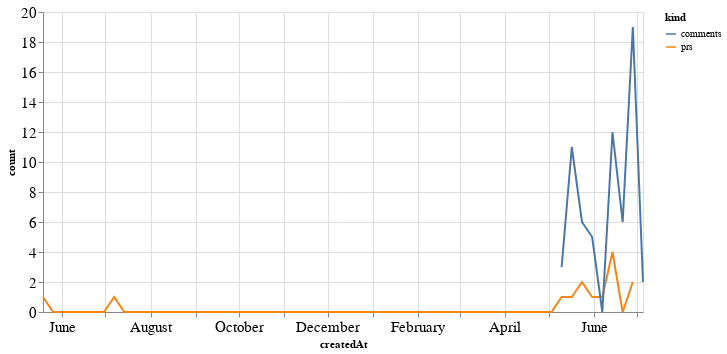

Source (notebook cell):
### Code cell
alt.Chart(total_time, width=600).mark_line().encode(
    x='createdAt',
    y='count',
    color='kind'
)

### Figure 1 — Vega-Lite specification as saved in the notebook (floating-point values rounded to 4 significant figures)
{"config": {"axisLeft": {"labelFontSize": 15}, "axisBottom": {"labelFontSize": 15}}, "data": {"name": "data-d1d8cadd1a1d37ada2d37231dc8c05f3"}, "mark": "line", "encoding": {"color": {"type": "nominal", "field": "kind"}, "x": {"type": "temporal", "field": "createdAt"}, "y": {"type": "quantitative", "field": "count"}}, "width": 600, "$schema": "https://vega.github.io/schema/vega-lite/v4.8.1.json", "datasets": {"data-d1d8cadd1a1d37ada2d37231dc8c05f3": [{"createdAt": "2019-05-19T00:00:00", "kind": "prs", "count": 1.0}, {"createdAt": "2019-05-26T00:00:00", "kind": "prs", "count": 0.0}, {"createdAt": "2019-06-02T00:00:00", "kind": "prs", "count": 0.0}, {"createdAt": "2019-06-09T00:00:00", "kind": "prs", "count": 0.0}, {"createdAt": "2019-06-16T00:00:00", "kind": "prs", "count": 0.0}, {"createdAt": "2019-06-23T00:00:00", "kind": "prs", "count": 0.0}, {"createdAt": "2019-06-30T00:00:00", "kind": "prs", "count": 0.0}, {"createdAt": "2019-07-07T00:00:00", "kind": "prs", "count": 1.0}, {"createdAt": "2019-07-14T00:00:00", "kind": "prs", "count": 0.0}, {"createdAt": "2019-07-21T00:00:00", "kind": "prs", "count": 0.0}, {"createdAt": "2019-07-28T00:00:00", "kind": "prs", "count": 0.0}, {"createdAt": "2019-08-04T00:00:00", "kind": "prs", "count": 0.0}, {"createdAt": "2019-08-11T00:00:00", "kind": "prs", "count": 0.0}, {"createdAt": "2019-08-18T00:00:00", "kind": "prs", "count": 0.0}, {"createdAt": "2019-08-25T00:00:00", "kind": "prs", "count": 0.0}, {"createdAt": "2019-09-01T00:00:00", "kind": "prs", "count": 0.0}, {"createdAt": "2019-09-08T00:00:00", "kind": "prs", "count": 0.0}, {"createdAt": "2019-09-15T00:00:00", "kind": "prs", "count": 0.0}, {"createdAt": "2019-09-22T00:00:00", "kind": "prs", "count": 0.0}, {"createdAt": "2019-09-29T00:00:00", "kind": "prs", "count": 0.0}, {"createdAt": "2019-10-06T00:00:00", "kind": "prs", "count": 0.0}, {"createdAt": "2019-10-13T00:00:00", "kind": "prs", "count": 0.0}, {"createdAt": "2019-10-20T00:00:00", "kind": "prs", "count": 0.0}, {"createdAt": "2019-10-27T00:00:00", "kind": "prs", "count": 0.0}, {"createdAt": "2019-11-03T00:00:00", "kind": "prs", "count": 0.0}, {"createdAt": "2019-11-10T00:00:00", "kind": "prs", "count": 0.0}, {"createdAt": "2019-11-17T00:00:00", "kind": "prs", "count": 0.0}, {"createdAt": "2019-11-24T00:00:00", "kind": "prs", "count": 0.0}, {"createdAt": "2019-12-01T00:00:00", "kind": "prs", "count": 0.0}, {"createdAt": "2019-12-08T00:00:00", "kind": "prs", "count": 0.0}, {"createdAt": "2019-12-15T00:00:00", "kind": "prs", "count": 0.0}, {"createdAt": "2019-12-22T00:00:00", "kind": "prs", "count": 0.0}, {"createdAt": "2019-12-29T00:00:00", "kind": "prs", "count": 0.0}, {"createdAt": "2020-01-05T00:00:00", "kind": "prs", "count": 0.0}, {"createdAt": "2020-01-12T00:00:00", "kind": "prs", "count": 0.0}, {"createdAt": "2020-01-19T00:00:00", "kind": "prs", "count": 0.0}, {"createdAt": "2020-01-26T00:00:00", "kind": "prs", "count": 0.0}, {"createdAt": "2020-02-02T00:00:00", "kind": "prs", "count": 0.0}, {"createdAt": "2020-02-09T00:00:00", "kind": "prs", "count": 0.0}, {"createdAt": "2020-02-16T00:00:00", "kind": "prs", "count": 0.0}, {"createdAt": "2020-02-23T00:00:00", "kind": "prs", "count": 0.0}, {"createdAt": "2020-03-01T00:00:00", "kind": "prs", "count": 0.0}, {"createdAt": "2020-03-08T00:00:00", "kind": "prs", "count": 0.0}, {"createdAt": "2020-03-15T00:00:00", "kind": "prs", "count": 0.0}, {"createdAt": "2020-03-22T00:00:00", "kind": "prs", "count": 0.0}, {"createdAt": "2020-03-29T00:00:00", "kind": "prs", "count": 0.0}, {"createdAt": "2020-04-05T00:00:00", "kind": "prs", "count": 0.0}, {"createdAt": "2020-04-12T00:00:00", "kind": "prs", "count": 0.0}, {"createdAt": "2020-04-19T00:00:00", "kind": "prs", "count": 0.0}, {"createdAt": "2020-04-26T00:00:00", "kind": "prs", "count": 0.0}, {"createdAt": "2020-05-03T00:00:00", "kind": "prs", "count": 0.0}, {"createdAt": "2020-05-10T00:00:00", "kind": "prs", "count": 1.0}, {"createdAt": "2020-05-17T00:00:00", "kind": "prs", "count": 1.0}, {"createdAt": "2020-05-24T00:00:00", "kind": "prs", "count": 2.0}, {"createdAt": "2020-05-31T00:00:00", "kind": "prs", "count": 1.0}, {"createdAt": "2020-06-07T00:00:00", "kind": "prs", "count": 1.0}, {"createdAt": "2020-06-14T00:00:00", "kind": "prs", "count": 4.0}, {"createdAt": "2020-06-21T00:00:00", "kind": "prs", "count": 0.0}, {"createdAt": "2020-06-28T00:00:00", "kind": "prs", "count": 2.0}, {"createdAt": "2020-07-05T00:00:00", "kind": "prs", "count": null}, {"createdAt": "2019-05-19T00:00:00", "kind": "comments", "count": null}, {"createdAt": "2019-05-26T00:00:00", "kind": "comments", "count": null}, {"createdAt": "2019-06-02T00:00:00", "kind": "comments", "count": null}, {"createdAt": "2019-06-09T00:00:00", "kind": "comments", "count": null}, {"createdAt": "2019-06-16T00:00:00", "kind": "comments", "count": null}, {"createdAt": "2019-06-23T00:00:00", "kind": "comments", "count": null}, {"createdAt": "2019-06-30T00:00:00", "kind": "comments", "count": null}, {"createdAt": "2019-07-07T00:00:00", "kind": "comments", "count": null}, {"createdAt": "2019-07-14T00:00:00", "kind": "comments", "count": null}, {"createdAt": "2019-07-21T00:00:00", "kind": "comments", "count": null}, {"createdAt": "2019-07-28T00:00:00", "kind": "comments", "count": null}, {"createdAt": "2019-08-04T00:00:00", "kind": "comments", "count": null}, {"createdAt": "2019-08-11T00:00:00", "kind": "comments", "count": null}, {"createdAt": "2019-08-18T00:00:00", "kind": "comments", "count": null}, {"createdAt": "2019-08-25T00:00:00", "kind": "comments", "count": null}, {"createdAt": "2019-09-01T00:00:00", "kind": "comments", "count": null}, {"createdAt": "2019-09-08T00:00:00", "kind": "comments", "count": null}, {"createdAt": "2019-09-15T00:00:00", "kind": "comments", "count": null}, {"createdAt": "2019-09-22T00:00:00", "kind": "comments", "count": null}, {"createdAt": "2019-09-29T00:00:00", "kind": "comments", "count": null}, {"createdAt": "2019-10-06T00:00:00", "kind": "comments", "count": null}, {"createdAt": "2019-10-13T00:00:00", "kind": "comments", "count": null}, {"createdAt": "2019-10-20T00:00:00", "kind": "comments", "count": null}, {"createdAt": "2019-10-27T00:00:00", "kind": "comments", "count": null}, {"createdAt": "2019-11-03T00:00:00", "kind": "comments", "count": null}, {"createdAt": "2019-11-10T00:00:00", "kind": "comments", "count": null}, {"createdAt": "2019-11-17T00:00:00", "kind": "comments", "count": null}, {"createdAt": "2019-11-24T00:00:00", "kind": "comments", "count": null}, {"createdAt": "2019-12-01T00:00:00", "kind": "comments", "count": null}, {"createdAt": "2019-12-08T00:00:00", "kind": "comments", "count": null}, {"createdAt": "2019-12-15T00:00:00", "kind": "comments", "count": null}, {"createdAt": "2019-12-22T00:00:00", "kind": "comments", "count": null}, {"createdAt": "2019-12-29T00:00:00", "kind": "comments", "count": null}, {"createdAt": "2020-01-05T00:00:00", "kind": "comments", "count": null}, {"createdAt": "2020-01-12T00:00:00", "kind": "comments", "count": null}, {"createdAt": "2020-01-19T00:00:00", "kind": "comments", "count": null}, {"createdAt": "2020-01-26T00:00:00", "kind": "comments", "count": null}, {"createdAt": "2020-02-02T00:00:00", "kind": "comments", "count": null}, {"createdAt": "2020-02-09T00:00:00", "kind": "comments", "count": null}, {"createdAt": "2020-02-16T00:00:00", "kind": "comments", "count": null}, {"createdAt": "2020-02-23T00:00:00", "kind": "comments", "count": null}, {"createdAt": "2020-03-01T00:00:00", "kind": "comments", "count": null}, {"createdAt": "2020-03-08T00:00:00", "kind": "comments", "count": null}, {"createdAt": "2020-03-15T00:00:00", "kind": "comments", "count": null}, {"createdAt": "2020-03-22T00:00:00", "kind": "comments", "count": null}, {"createdAt": "2020-03-29T00:00:00", "kind": "comments", "count": null}, {"createdAt": "2020-04-05T00:00:00", "kind": "comments", "count": null}, {"createdAt": "2020-04-12T00:00:00", "kind": "comments", "count": null}, {"createdAt": "2020-04-19T00:00:00", "kind": "comments", "count": null}, {"createdAt": "2020-04-26T00:00:00", "kind": "comments", "count": null}, {"createdAt": "2020-05-03T00:00:00", "kind": "comments", "count": null}, {"createdAt": "2020-05-10T00:00:00", "kind": "comments", "count": 3.0}, {"createdAt": "2020-05-17T00:00:00", "kind": "comments", "count": 11.0}, {"createdAt": "2020-05-24T00:00:00", "kind": "comments", "count": 6.0}, {"createdAt": "2020-05-31T00:00:00", "kind": "comments", "count": 5.0}, {"createdAt": "2020-06-07T00:00:00", "kind": "comments", "count": 0.0}, {"createdAt": "2020-06-14T00:00:00", "kind": "comments", "count": 12.0}, {"createdAt": "2020-06-21T00:00:00", "kind": "comments", "count": 6.0}, {"createdAt": "2020-06-28T00:00:00", "kind": "comments", "count": 19.0}, {"createdAt": "2020-07-05T00:00:00", "kind": "comments", "count": 2.0}]}}
